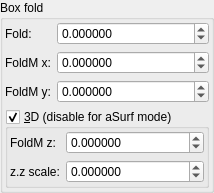
    <widget class="QGroupBox" name="groupBox">
     <property name="title">
      <string>Box fold</string>
     </property>
     <layout class="QVBoxLayout" name="verticalLayout_3">
      <property name="leftMargin">
       <number>2</number>
      </property>
      <property name="topMargin">
       <number>2</number>
      </property>
      <property name="rightMargin">
       <number>2</number>
      </property>
      <property name="bottomMargin">
       <number>2</number>
      </property>
      <item>
       <layout class="QGridLayout" name="gridLayout_2" columnstretch="0,1">
        <item row="1" column="1">
         <widget class="MyDoubleSpinBox" name="spinbox3_transf_addition_constant_x">
          <property name="sizePolicy">
           <sizepolicy hsizetype="Minimum" vsizetype="Maximum">
            <horstretch>0</horstretch>
            <verstretch>0</verstretch>
           </sizepolicy>
          </property>
          <property name="prefix">
           <string/>
          </property>
          <property name="decimals">
           <number>6</number>
          </property>
          <property name="minimum">
           <double>-99.989999999999995</double>
          </property>
          <property name="singleStep">
           <double>0.100000000000000</double>
          </property>
         </widget>
        </item>
        <item row="0" column="1">
         <widget class="MyDoubleSpinBox" name="spinbox_mandelbox_folding_value">
          <property name="sizePolicy">
           <sizepolicy hsizetype="Minimum" vsizetype="Maximum">
            <horstretch>0</horstretch>
            <verstretch>0</verstretch>
           </sizepolicy>
          </property>
          <property name="prefix">
           <string/>
          </property>
          <property name="suffix">
           <string/>
          </property>
          <property name="decimals">
           <number>6</number>
          </property>
          <property name="minimum">
           <double>-99.989999999999995</double>
          </property>
          <property name="maximum">
           <double>99.989999999999995</double>
          </property>
          <property name="singleStep">
           <double>0.100000000000000</double>
          </property>
         </widget>
        </item>
        <item row="1" column="0">
         <widget class="QLabel" name="label_105">
          <property name="text">
           <string>FoldM x:</string>
          </property>
         </widget>
        </item>
        <item row="0" column="0">
         <widget class="QLabel" name="label_108">
          <property name="text">
           <string>Fold:</string>
          </property>
         </widget>
        </item>
        <item row="2" column="0">
         <widget class="QLabel" name="label_106">
          <property name="text">
           <string>FoldM y:</string>
          </property>
         </widget>
        </item>
        <item row="2" column="1">
         <widget class="MyDoubleSpinBox" name="spinbox3_transf_addition_constant_y">
          <property name="sizePolicy">
           <sizepolicy hsizetype="Minimum" vsizetype="Maximum">
            <horstretch>0</horstretch>
            <verstretch>0</verstretch>
           </sizepolicy>
          </property>
          <property name="decimals">
           <number>6</number>
          </property>
          <property name="minimum">
           <double>-99.989999999999995</double>
          </property>
          <property name="maximum">
           <double>99.989999999999995</double>
          </property>
          <property name="singleStep">
           <double>0.100000000000000</double>
          </property>
         </widget>
        </item>
       </layout>
      </item>
      <item>
       <widget class="MyGroupBox" name="groupCheck_transf_function_enabledz">
        <property name="title">
         <string>&amp;3D (disable for aSurf mode)</string>
        </property>
        <property name="checkable">
         <bool>true</bool>
        </property>
        <layout class="QVBoxLayout" name="verticalLayout_4">
         <property name="leftMargin">
          <number>2</number>
         </property>
         <property name="topMargin">
          <number>2</number>
         </property>
         <property name="rightMargin">
          <number>2</number>
         </property>
         <property name="bottomMargin">
          <number>2</number>
         </property>
         <item>
          <layout class="QGridLayout" name="gridLayout_3" columnstretch="0,1">
           <item row="0" column="0">
            <widget class="QLabel" name="label_107">
             <property name="text">
              <string>FoldM z:</string>
             </property>
            </widget>
           </item>
           <item row="0" column="1">
            <widget class="MyDoubleSpinBox" name="spinbox3_transf_addition_constant_z">
             <property name="sizePolicy">
              <sizepolicy hsizetype="Minimum" vsizetype="Maximum">
               <horstretch>0</horstretch>
               <verstretch>0</verstretch>
              </sizepolicy>
             </property>
             <property name="decimals">
              <number>6</number>
             </property>
             <property name="minimum">
              <double>-99.989999999999995</double>
             </property>
             <property name="maximum">
              <double>99.989999999999995</double>
             </property>
             <property name="singleStep">
              <double>0.100000000000000</double>
             </property>
            </widget>
           </item>
           <item row="1" column="0">
            <widget class="QLabel" name="label_110">
             <property name="text">
              <string>z.z scale:</string>
             </property>
            </widget>
           </item>
           <item row="1" column="1">
            <widget class="MyDoubleSpinBox" name="spinbox_transf_scale_1">
             <property name="sizePolicy">
              <sizepolicy hsizetype="Minimum" vsizetype="Maximum">
               <horstretch>0</horstretch>
               <verstretch>0</verstretch>
              </sizepolicy>
             </property>
             <property name="prefix">
              <string/>
             </property>
             <property name="suffix">
              <string/>
             </property>
             <property name="decimals">
              <number>6</number>
             </property>
             <property name="minimum">
              <double>-99.989999999999995</double>
             </property>
             <property name="maximum">
              <double>99.989999999999995</double>
             </property>
             <property name="singleStep">
              <double>0.100000000000000</double>
             </property>
            </widget>
           </item>
          </layout>
         </item>
        </layout>
       </widget>
      </item>
     </layout>
    </widget>
